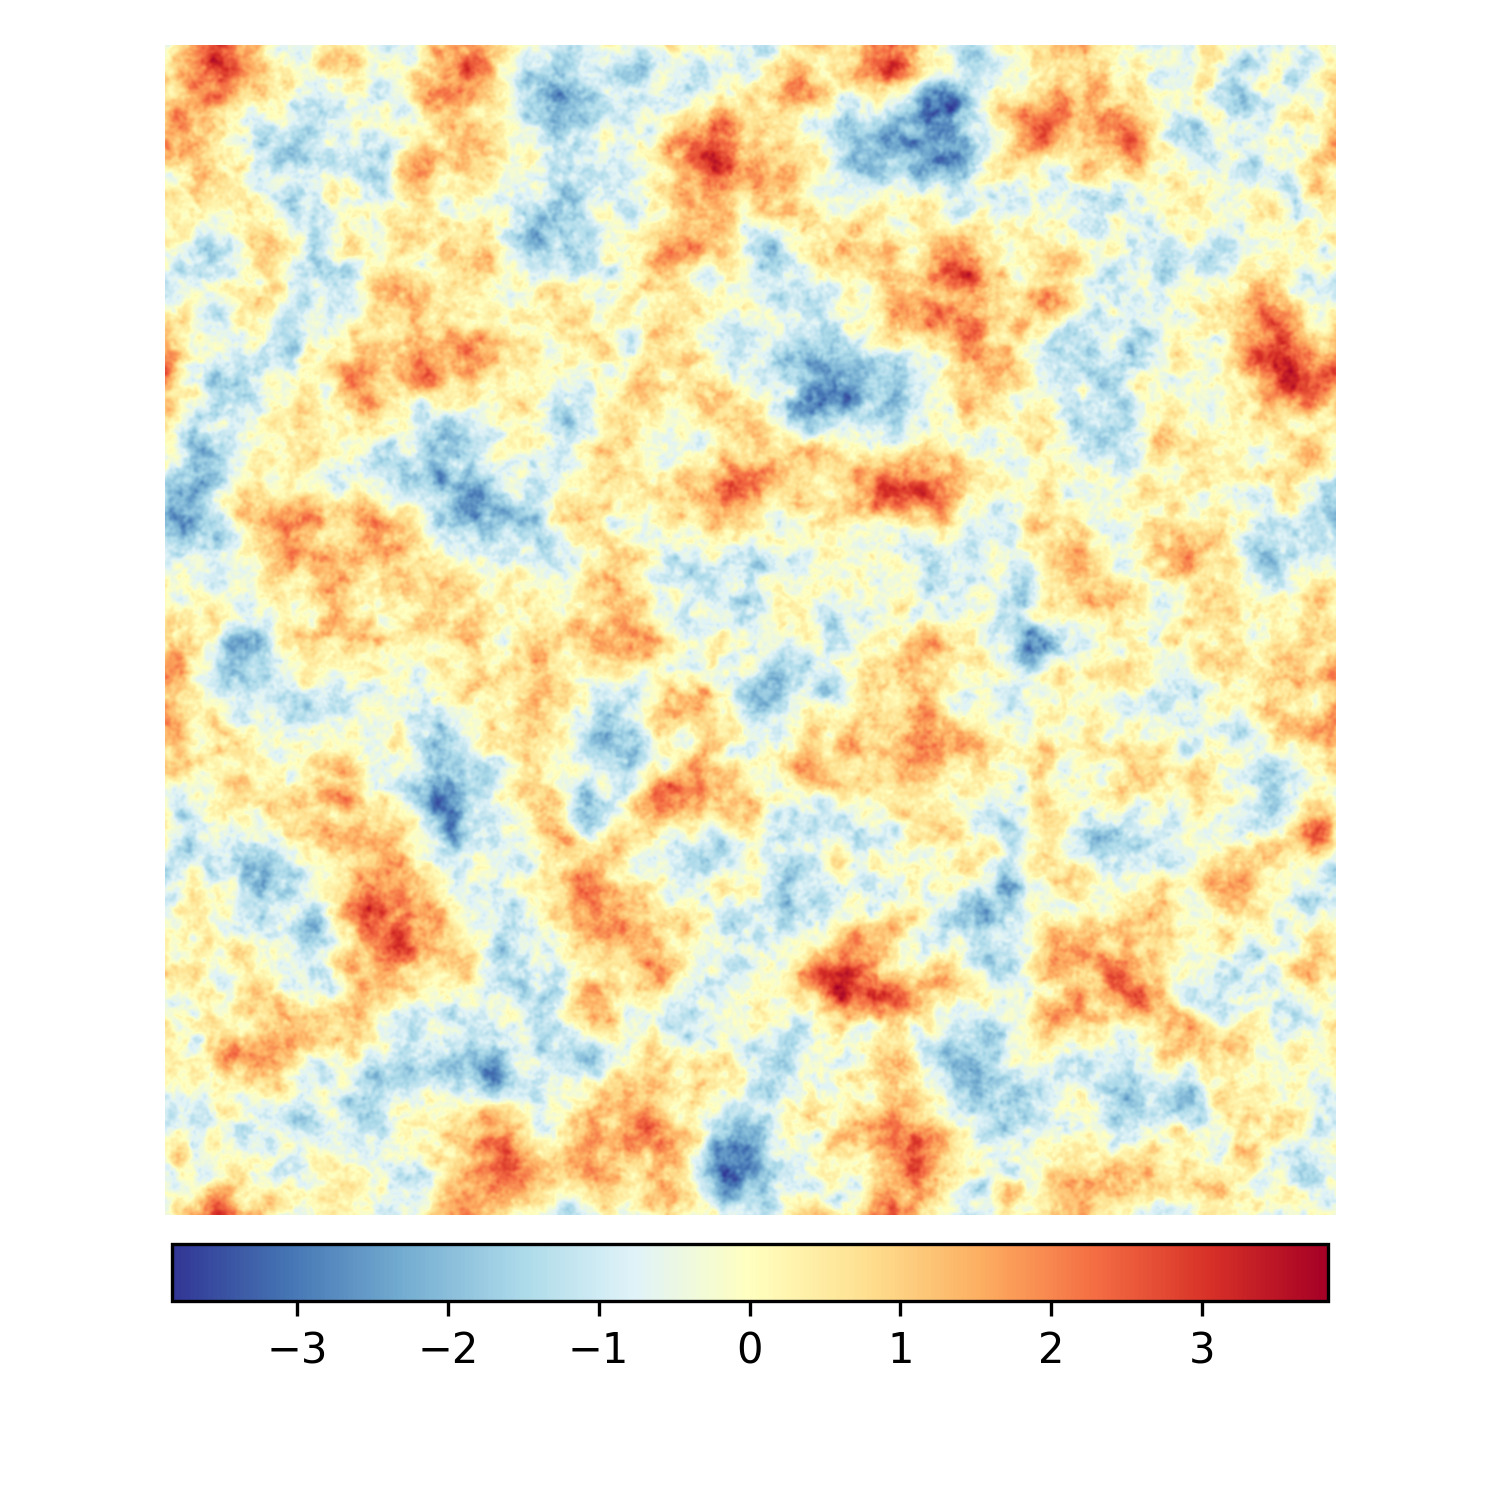

This figure's Python source:
"""
Generate a 2D Gaussian random field from white noise filtered in Fourier space.
The method is described in the following paper:
    Hu, Y.Z. and Tonder, K., 1992. Simulation of 3-D random rough surface by 2-D digital filter and Fourier analysis. International journal of machine tools and manufacture, 32(1-2), pp.83-90.
    DOI: 10.1016/0890-6955(92)90064-N
Author: Vladislav Yastrebov, MINES Paris - PSL, Centre des matériaux, CNRS UMR 7633, BP 87, 91003 Evry, France (with help of GPT4 and Copilot)
Date: Dec 2023
License: CC0
"""

import numpy as np
import matplotlib.pyplot as plt
from numpy.fft import fft2, ifft2, fftfreq, fftshift, ifftshift, fftn, ifftn


def periodic_gaussian_random_field(dim = 2, N = 256, Hurst = .5, k_low = 0.03, k_high = 0.3):
    print("parameters:")
    print("dim = ", dim)
    print("N = ", N)
    print("Hurst = ", Hurst)
    print("k_low = ", k_low)
    print("k_high = ", k_high)    
    if k_low < 0 or k_high < 0 or k_low > k_high:
        print("k_low and k_high must be positive and k_low <= k_high")
        exit(1)
    if k_high > 0.5:
        print("k_high must be less than 0.5, which represents Nyquist frequency")
        exit(1)

    # Define the power spectrum
    k = fftfreq(N)
    power = -(0.5*dim+Hurst)
    noise = []
    if dim == 1:
        noise = np.fft.fft(np.random.normal(size=(N)))
    if dim == 2:
        k = np.sqrt(k[:,None]**2 + k[None,:]**2)
        print("k.shape = ", k.shape)
        print("kmin = ", np.min(k))
        print("kmax = ", np.max(k))
        noise = np.fft.fft2(np.random.normal(size=(N, N)))
    elif dim == 3:
        k = np.sqrt(k[:,None,None]**2 + k[None,:,None]**2 + k[None,None,:]**2)
        noise = fftn(np.random.normal(size=(N, N, N)))
    else:
        print("Unknown dimension ", dim)
        exit(1)
    k = fftshift(k)

    # Define the power spectrum for k values in the range [k_low, k_high]
    power_spectrum = np.where((k >= k_low) & (k <= k_high), (k/k_low)**power, 0)

    # Make sure the mean power is finite
    power_spectrum[np.isinf(power_spectrum)] = 0

    # Take the product of the white noise field with the power spectrum (filter)
    grf_fourier = noise * power_spectrum

    # Transform back to real space
    if dim == 2:
            grf = np.real(ifft2(ifftshift(grf_fourier)))
    else:
        grf = np.real(ifftn(ifftshift(grf_fourier)))
    return grf


######################
# Test 2D version
######################

N0 = 1024           # Size of the random field
k_low = 4 / N0      # Lower cutoff of the power spectrum
k_high = 256 / N0   # Upper cutoff of the power spectrum
Hurst = 0.6         # Hurst exponent
dim = 2             # Dimension of the random field
seed = 124          # Seed for the random number generator
np.random.seed(seed)

# Generate the random field
random_field = periodic_gaussian_random_field(dim = dim, N = N0, Hurst = Hurst, k_low = k_low, k_high = k_high)

# Normalize
random_field /= np.std(random_field)

# Plot
plt.rcParams['figure.figsize'] = [5,5]
fig,ax = plt.subplots()
ax.axis('off')
im = plt.imshow(random_field, cmap='RdYlBu_r', interpolation='bicubic')
plt.colorbar(im, orientation='horizontal', shrink=0.82, pad=0.02)
plt.tight_layout()
plt.show()
fig.savefig("RandomField.png", dpi=300)
